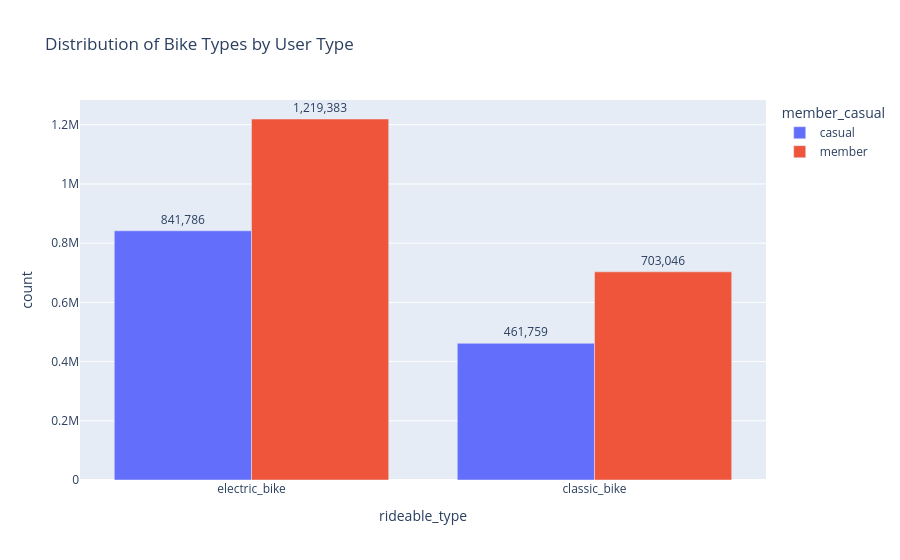

Write notebook code for a chart like this one.
### Code cell
fig = px.bar(
    bike_type_by_user, 
    x='rideable_type', 
    y='count', 
    color='member_casual', 
    barmode='group',
    text='count',
    title='Distribution of Bike Types by User Type'
)
fig.update_traces(texttemplate='%{text:,}', textposition='outside')
fig.show()

### Figure 1 — Plotly figure (JSON) as saved in the notebook; plotly's stock layout.template omitted (floating-point values rounded to 4 significant figures)
{"data": [{"alignmentgroup": "True", "hovertemplate": "member_casual=casual<br>rideable_type=%{x}<br>count=%{text}<extra></extra>", "legendgroup": "casual", "marker": {"color": "#636efa", "pattern": {"shape": ""}}, "name": "casual", "offsetgroup": "casual", "orientation": "v", "showlegend": true, "text": [841800.0, 461800.0], "textposition": "outside", "texttemplate": "%{text:,}", "type": "bar", "x": ["electric_bike", "classic_bike"], "xaxis": "x", "y": [841786, 461759], "yaxis": "y"}, {"alignmentgroup": "True", "hovertemplate": "member_casual=member<br>rideable_type=%{x}<br>count=%{text}<extra></extra>", "legendgroup": "member", "marker": {"color": "#EF553B", "pattern": {"shape": ""}}, "name": "member", "offsetgroup": "member", "orientation": "v", "showlegend": true, "text": [1219000.0, 703000.0], "textposition": "outside", "texttemplate": "%{text:,}", "type": "bar", "x": ["electric_bike", "classic_bike"], "xaxis": "x", "y": [1219383, 703046], "yaxis": "y"}], "layout": {"barmode": "group", "legend": {"title": {"text": "member_casual"}, "tracegroupgap": 0}, "title": {"text": "Distribution of Bike Types by User Type"}, "xaxis": {"anchor": "y", "domain": [0, 1], "title": {"text": "rideable_type"}}, "yaxis": {"anchor": "x", "domain": [0, 1], "title": {"text": "count"}}}}
